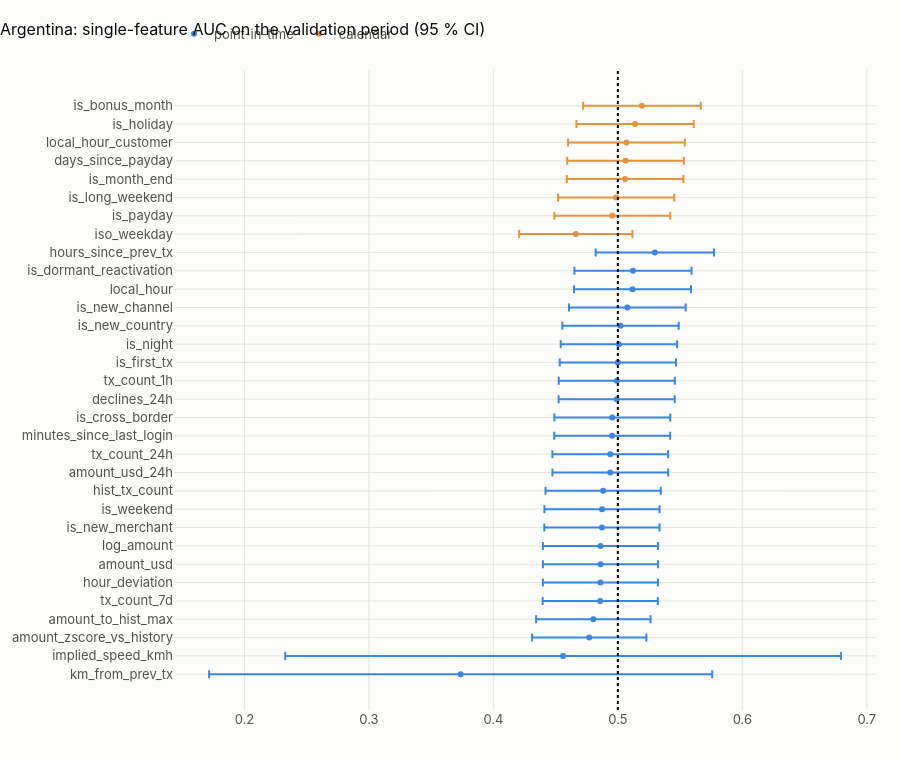

The code cell stored with this chart in its notebook:
### Markdown cell above
## 2 · Point-in-time features plus calendar features, each alone

### Code cell
val = pl.q("""
    select f.*, t.local_hour_customer, t.iso_weekday, t.is_holiday, t.is_long_weekend, t.is_payday,
           t.days_since_payday, t.is_month_end, t.is_bonus_month
    from {ml_fraud_valid} f join main.tx_local t using (transaction_id)""")
y = val["label_is_fraud"].astype(int).to_numpy()
CAL = [
    "local_hour_customer",
    "iso_weekday",
    "is_holiday",
    "is_long_weekend",
    "is_payday",
    "days_since_payday",
    "is_month_end",
    "is_bonus_month",
]
rows = []
for c in val.columns:
    if c == "label_is_fraud" or not (
        pd.api.types.is_numeric_dtype(val[c]) or pd.api.types.is_bool_dtype(val[c])
    ):
        continue
    x = val[c].astype(float).to_numpy()
    m = ~np.isnan(x)
    npos, nneg = int(y[m].sum()), int((1 - y[m]).sum())
    if npos < 5 or np.unique(x[m]).size < 2:
        continue
    a = roc_auc_score(y[m], x[m])
    se = country.hanley_mcneil(a, npos, nneg)
    rows.append(
        {
            "feature": c,
            "kind": "calendar" if c in CAL else "point-in-time",
            "auc": round(a, 4),
            "ci_low": round(a - 1.96 * se, 4),
            "ci_high": round(a + 1.96 * se, 4),
            "frauds": npos,
        }
    )
auc = pd.DataFrame(rows).sort_values("auc")
fig = go.Figure()
for kind, color in (("point-in-time", "#3987e5"), ("calendar", "#e6943b")):
    d = auc[auc.kind == kind]
    fig.add_trace(
        go.Scatter(
            x=d.auc,
            y=d.feature,
            mode="markers",
            name=kind,
            marker=dict(color=color),
            error_x=dict(
                type="data", symmetric=False, array=d.ci_high - d.auc, arrayminus=d.auc - d.ci_low
            ),
        )
    )
fig.add_vline(x=0.5, line_dash="dot")
fig.update_layout(
    title=f"{CTRY.name}: single-feature AUC on the validation period (95 % CI)",
    height=760,
    yaxis_title=None,
)
fig.show()
show(auc.sort_values("auc", ascending=False), paging=False)
signal = auc[(auc.ci_low > 0.5) | (auc.ci_high < 0.5)]
display(
    Markdown(
        f"**{len(signal)} of {len(auc)} features have an interval that excludes 0.5 in {CTRY.name}.** "
        + (
            "None does: the fraud label carries no behavioural or calendar signal in this country either."
            if not len(signal)
            else "Those with an interval excluding 0.5: "
            + ", ".join(signal.feature)
            + ". With this many features tested, about one in twenty would cross by chance at 95 %: treat isolated crossings "
            "as noise unless notebook 14's multivariate out-of-time test confirms them."
        )
    )
)

### Figure 1 — Plotly figure (JSON) as saved in the notebook; plotly's stock layout.template omitted (floating-point values rounded to 4 significant figures)
{"data": [{"error_x": {"array": [0.2021, 0.2232, 0.0459, 0.046, 0.0463, 0.0462, 0.0462, 0.0462, 0.0463, 0.0462, 0.0463, 0.0465, 0.0465, 0.0466, 0.0466, 0.0466, 0.0466, 0.0467, 0.0468, 0.0468, 0.0469, 0.047, 0.0471, 0.0475], "arrayminus": [0.2021, 0.2232, 0.0459, 0.046, 0.0462, 0.0462, 0.0463, 0.0463, 0.0463, 0.0463, 0.0463, 0.0465, 0.0465, 0.0465, 0.0465, 0.0467, 0.0467, 0.0467, 0.0467, 0.0467, 0.0469, 0.047, 0.047, 0.0475], "symmetric": false, "type": "data"}, "marker": {"color": "#3987e5"}, "mode": "markers", "name": "point-in-time", "type": "scatter", "x": [0.3737, 0.456, 0.477, 0.4803, 0.4858, 0.486, 0.4861, 0.4861, 0.4872, 0.4873, 0.4882, 0.4939, 0.4939, 0.4954, 0.4955, 0.4991, 0.4992, 0.5, 0.5008, 0.5021, 0.5076, 0.5118, 0.5121, 0.5297], "y": ["km_from_prev_tx", "implied_speed_kmh", "amount_zscore_vs_history", "amount_to_hist_max", "tx_count_7d", "hour_deviation", "amount_usd", "log_amount", "is_new_merchant", "is_weekend", "hist_tx_count", "amount_usd_24h", "tx_count_24h", "minutes_since_last_login", "is_cross_border", "declines_24h", "tx_count_1h", "is_first_tx", "is_night", "is_new_country", "is_new_channel", "local_hour", "is_dormant_reactivation", "hours_since_prev_tx"]}, {"error_x": {"array": [0.0455, 0.0466, 0.0467, 0.0469, 0.0468, 0.0469, 0.0471, 0.0473], "arrayminus": [0.0455, 0.0465, 0.0466, 0.0468, 0.0469, 0.0469, 0.0471, 0.0472], "symmetric": false, "type": "data"}, "marker": {"color": "#e6943b"}, "mode": "markers", "name": "calendar", "type": "scatter", "x": [0.4662, 0.4955, 0.4986, 0.5058, 0.5062, 0.5069, 0.5138, 0.5193], "y": ["iso_weekday", "is_payday", "is_long_weekend", "is_month_end", "days_since_payday", "local_hour_customer", "is_holiday", "is_bonus_month"]}], "layout": {"height": 760, "shapes": [{"line": {"dash": "dot"}, "type": "line", "x0": 0.5, "x1": 0.5, "xref": "x", "y0": 0, "y1": 1, "yref": "y domain"}], "title": {"text": "Argentina: single-feature AUC on the validation period (95 % CI)"}, "yaxis": {"title": {}}}}
